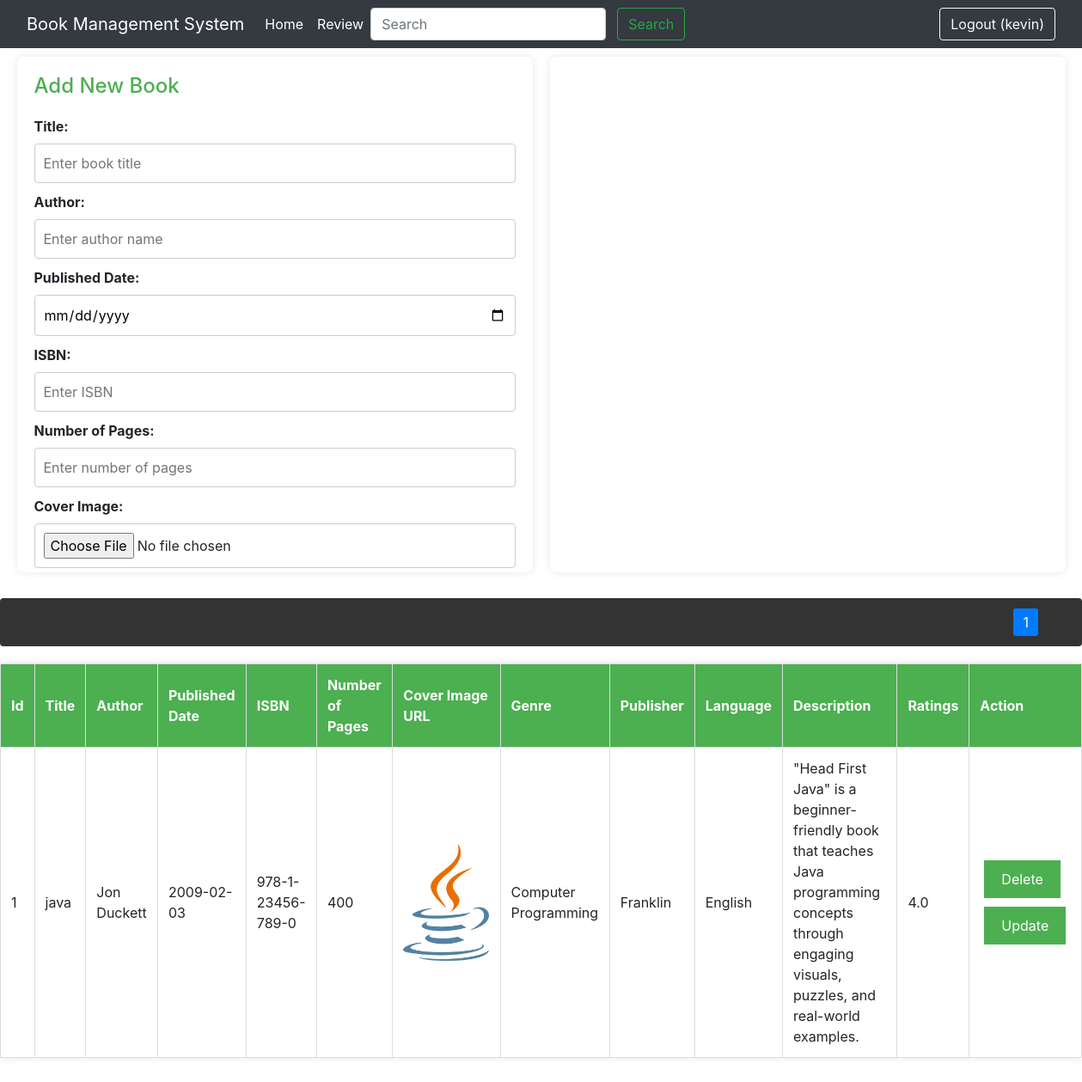
Screenshot of / (signed in) with the database file from the repository.
### main.py (models this page shows, shortened)
class User(db.Model, UserMixin):
    __tablename__ = "user"  # <-- Update the table name to 'user'
    id = db.Column(db.Integer, primary_key=True)
    email = db.Column(db.String(120), unique=True, nullable=False)
    password = db.Column(db.String(120), nullable=False)
    name = db.Column(db.String(120), nullable=False)
    reviews = relationship("Review", back_populates="user")
    books = relationship("Book", back_populates="user")

class Book(db.Model):
    __tablename__ = "books"
    id = db.Column(db.Integer, primary_key=True, autoincrement=True)
    title = db.Column(db.String, index=True)
    author = db.Column(db.String, index=True)
    published_date = db.Column(db.Date)
    isbn = db.Column(db.String, index=True)
    num_pages = db.Column(db.Integer)
    cover_image_url = db.Column(db.String, nullable=True)
    genre = db.Column(db.String)
    publisher = db.Column(db.String)
    language = db.Column(db.String)
    description = db.Column(db.String)
    ratings = db.Column(db.Float)
    user_id = db.Column(db.Integer, ForeignKey('user.id'))  # Define user_id column and establish a ForeignKey relationship
    reviews = relationship("Review", back_populates="book")
    user = relationship("User", back_populates="books")

### main.py (the view)
@app.route('/')
def index():
    if 'user_id' in session:  # Check if user is logged in
        user_id = session['user_id']
        message = request.args.get('message')
        page, per_page, offset = get_page_args(page_parameter='page', per_page_parameter='per_page')
        books = db.session.query(Book).filter(Book.user_id == user_id).offset(offset).limit(per_page).all()
        pagination = Pagination(page=page, total=len(books), record_name='books', per_page=per_page, css_framework='bootstrap4')
        return render_template('index.html', books=books, book=None, message=message, pagination=pagination)
    else:
        return redirect(url_for('login_page'))  # Redirect to login page if user is not logged in

### main.py (called while the page is built)
@login_manager.user_loader
def loader_user(user_id):
    return db.session.query(User).get(user_id)

### templates/index.html (shortened to what this page needs)
<!DOCTYPE html>
<html>
<head>
     <link rel="stylesheet" href="https://stackpath.bootstrapcdn.com/bootstrap/4.5.0/css/bootstrap.min.css">
</head>
<body>
    <nav class="navbar navbar-expand-lg navbar-dark bg-dark">
        <div class="container-fluid">
            <a class="navbar-brand" href="#">Book Management System</a>
            <div class="collapse navbar-collapse" id="navbarSupportedContent">
                <ul class="navbar-nav me-auto mb-2 mb-lg-0">
                    <li class="nav-item">
                        <a class="nav-link active" aria-current="page" href="/">Home</a>
                    </li>
                    <li class="nav-item">
                        <a class="nav-link active" aria-current="page" href="/create_review">Review</a>
                    </li>
                </ul>
                <form class="form-inline my-2 my-lg-0" id="searchForm">
                    <input class="form-control mr-sm-2" type="search" id="searchInput" placeholder="Search"
                        aria-label="Search">
                    <button class="btn btn-outline-success my-2 my-sm-0" type="submit">Search</button>
                </form>
                <ul class="navbar-nav ml-auto">
                    {% if current_user.is_authenticated %}
                    <li class="nav-item">
                        <a class="btn btn-outline-light" href="/logout">
                             Logout ({{ current_user.name }})
                        </a>
                    </li>
                    {% endif %}
                </ul>
            </div>
        </div>
    </nav>
    <div id="formContainer">
        <div class="form-container">
            <h2 class="section-heading">Add New Book</h2>
            <form method="POST" action="/add_book" enctype="multipart/form-data">
                <label for="title">Title:</label>
                <input type="text" id="title" name="title" placeholder="Enter book title">
                <label for="author">Author:</label>
                <input type="text" id="author" name="author" placeholder="Enter author name">
                <label for="published_date">Published Date:</label>
                <input type="date" id="published_date" name="published_date">
                <label for="isbn">ISBN:</label>
                <input type="text" id="isbn" name="isbn" placeholder="Enter ISBN">
                <label for="num_pages">Number of Pages:</label>
                <input type="number" id="num_pages" name="num_pages" placeholder="Enter number of pages">
                <label for="cover_image">Cover Image:</label>
                <input type="file" id="cover_image" name="cover_image" placeholder="Enter cover image URL">
            </form>
        </div>
        <div class="form-container">
        </div>
    </div>
    <div class="pagination">
        <ol id="numbers" class="pagination-list"></ol>
    </div>
    <table id="outputTable">
        <tr>
            <thead>
            <th>Id</th>
            <th>Title</th>
            <th>Author</th>
            <th>Published Date</th>
            <th>ISBN</th>
            <th>Number of Pages</th>
            <th>Cover Image URL</th>
            <th>Genre</th>
            <th>Publisher</th>
            <th>Language</th>
            <th>Description</th>
            <th>Ratings</th>
            <th>Action</th>
        </tr>
    <tbody>
        {% for book in books %}
        <tr data-id="{{ book.id }}">
            <td>{{ book.id }}</td>
            <td>{{ book.title }}</td>
            <td>{{ book.author }}</td>
            <td>{{ book.published_date }}</td>
            <td>{{ book.isbn }}</td>
            <td>{{ book.num_pages }}</td>
            <td>
                {% if book.cover_image_url %}
                    <img src="{{ url_for('uploaded_file', filename=book.cover_image_url.split('/')[-1]) }}" width="100">
                {% endif %}
            </td>
            <td>{{ book.genre }}</td>
            <td>{{ book.publisher }}</td>
            <td>{{ book.language }}</td>
            <td>{{ book.description }}</td>
            <td>{{ book.ratings }}</td>
            <td>
                <button onclick="deleteBook('{{ book.id }}')">Delete</button>
                <button onclick="fillUpdateForm('{{ book.id }}')">Update</button>
            </td>
        </tr>
        {% endfor %}
    </tbody>
    </table>
</body>
</html>

### templates/index.html (style rules this page uses)
body { margin: 4rem; font-family: Arial, sans-serif; background-color: #f9f9f9; }
#formContainer { display: flex; justify-content: center; margin-bottom: 20px; }
.form-container { background-color: #fff; padding: 20px; border-radius: 8px; box-shadow: 0 0 10px rgba(0, 0, 0, 0.1); width: 50%; max-width: 600px; margin: 10px; max-height: 600px; overflow-y: auto; }
label { display: block; margin-top: 10px; font-weight: bold; }
input, textarea { width: 100%; padding: 10px; margin-top: 5px; border: 1px solid #ccc; border-radius: 4px; }
button { margin-top: 10px; padding: 10px 20px; background-color: #4CAF50; color: #fff; border: none; border-radius: 4px; cursor: pointer; font-size: 16px; }
table { border-collapse: collapse; margin: 20px 0; width: 100%; background-color: #fff; box-shadow: 0 0 10px rgba(0, 0, 0, 0.1); }
th, td { border: 1px solid #ddd; padding: 12px; text-align: left; }
th { background-color: #4CAF50; color: #fff; }
.section-heading { color: #4CAF50; font-size: 24px; margin-bottom: 10px; }
[type=submit]:not(:disabled), button:not(:disabled) { cursor: pointer; margin: 5px; }
.pagination { background: #333; padding: 1rem; margin-top: 20px; text-align: center; display: flex; justify-content: flex-end; }
.pagination-list { padding: 0; margin: 0 2rem; list-style-type: none; display: flex; }

### rows the page displays
User: name "kevin"
Book: id "1", title "java", author "Jon Duckett", published_date "2009-02-03", isbn "978-1-23456-789-0", num_pages "400", cover_image_url (picture), genre "Computer Programming", publisher "Franklin", language "English", description "\"Head First Java\" is a beginner-friendly book that teaches Java programming concepts through engaging visuals, puzzles, and real-world examples.", ratings "4.0"
